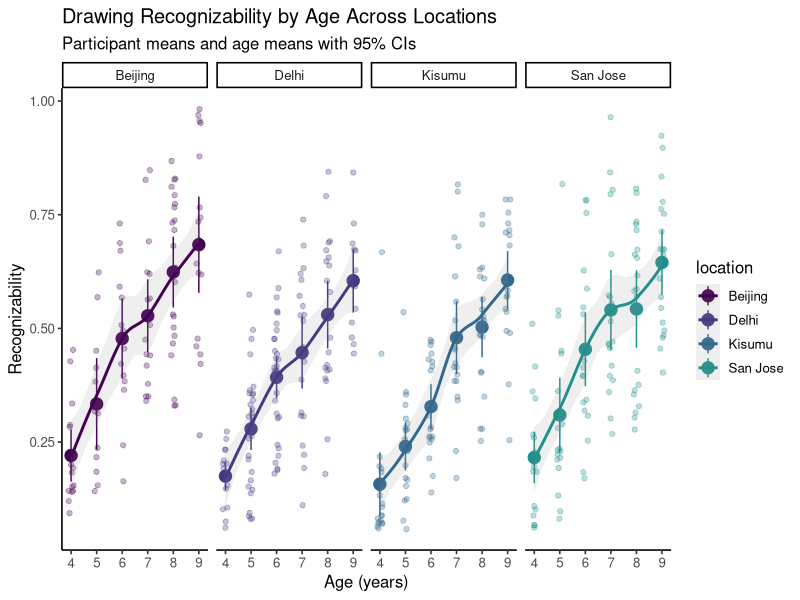
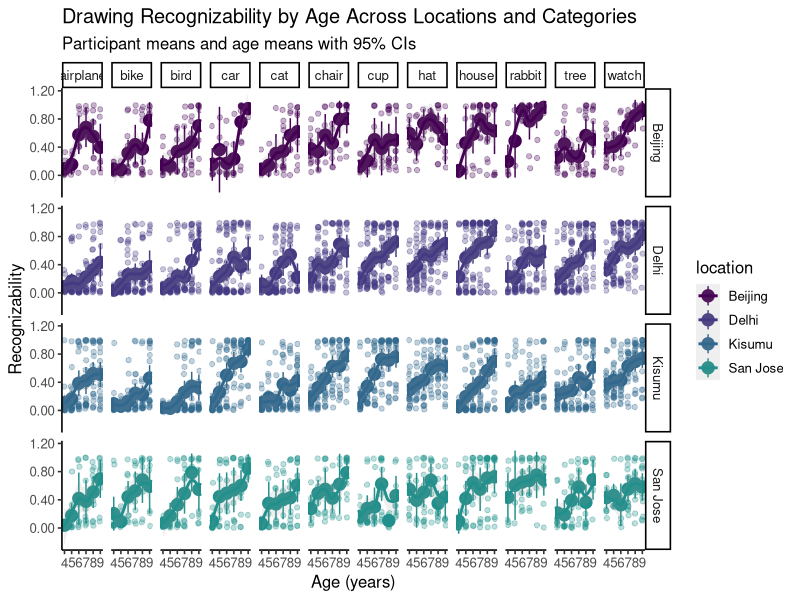
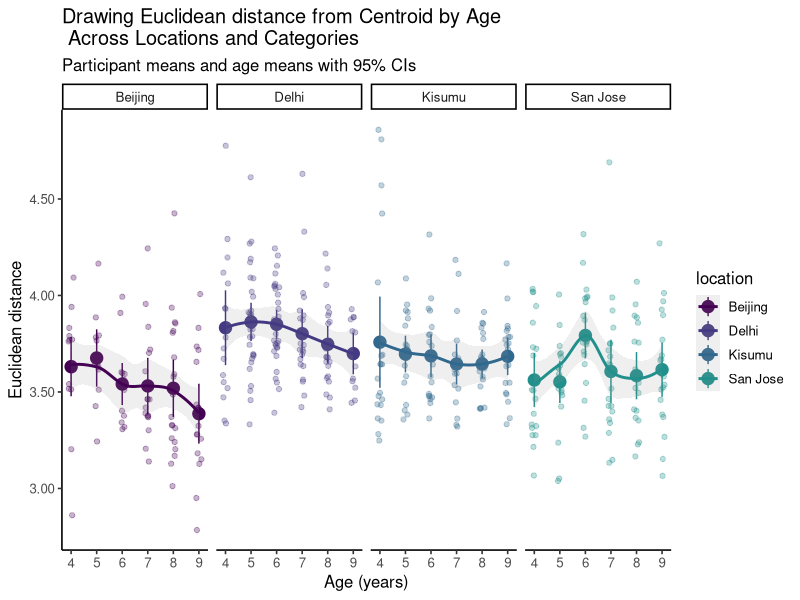
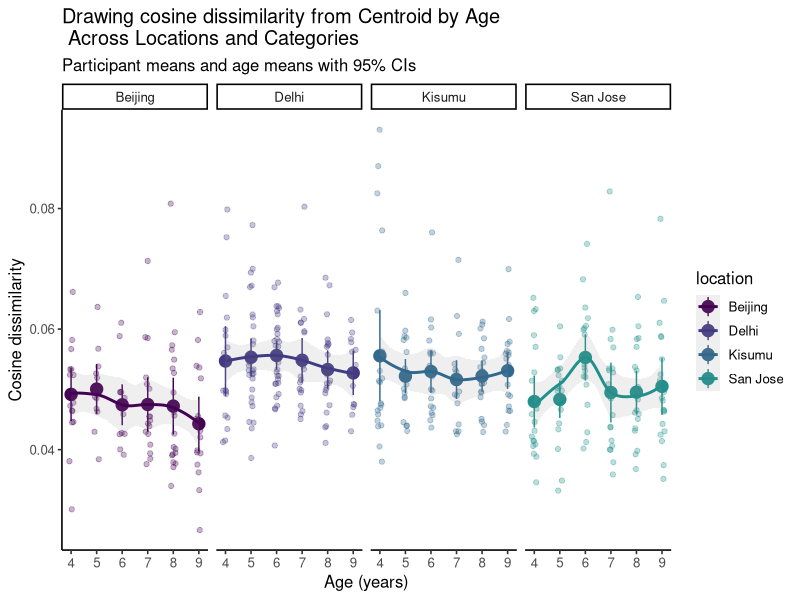
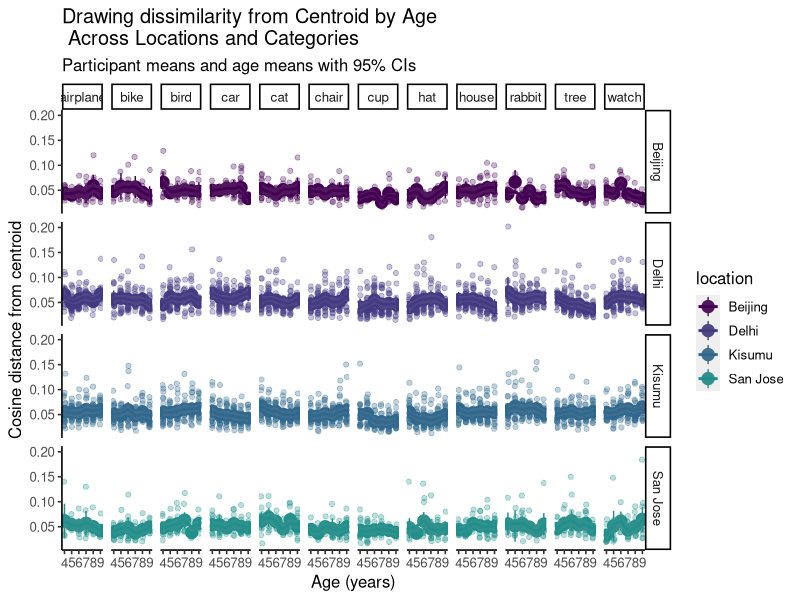
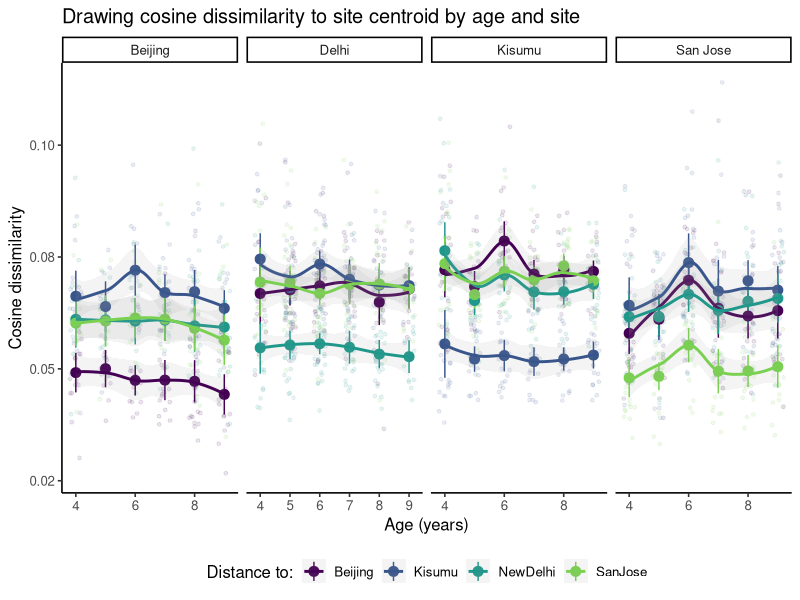
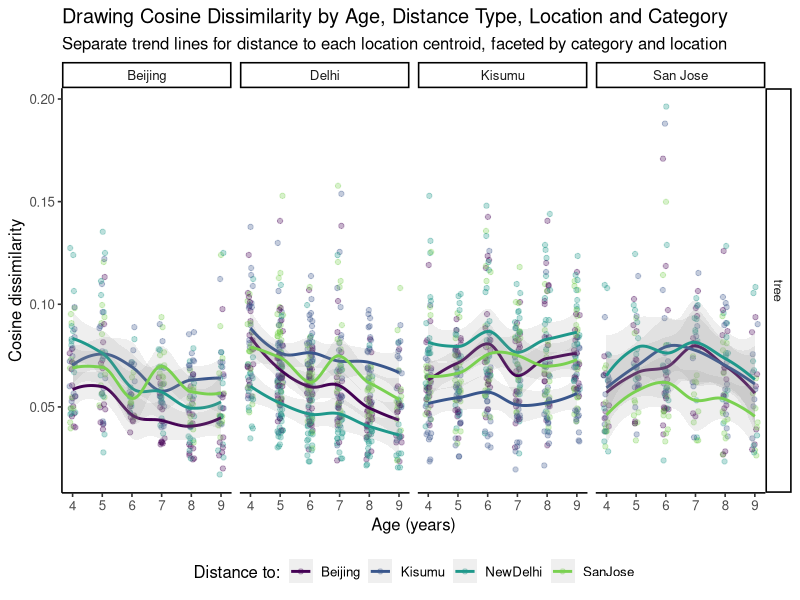
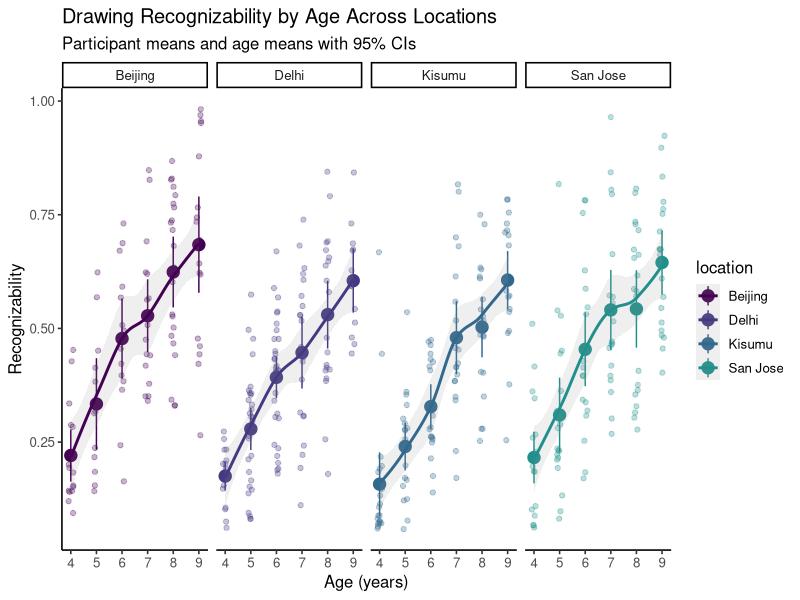

Write R code to recreate these figures, in order.
## ---- chunk 1
library(tidyverse)
library(readr)
library(scales)
library(viridis)
library(here)
library(stringr)
library(ggthemes)
## ---- chunk 2
# Helper function to summarize data
summarized_data <- function(data, x_var, y_var, group_var) {
  return(data %>%
           group_by_at(c(x_var, group_var)) %>%
           summarise(mean_value = mean(.data[[y_var]], na.rm = TRUE),
                     sd_value = sd(.data[[y_var]], na.rm = TRUE),
                     n = n(),
                     se = sd_value / sqrt(n()),
                     ci_lower = mean_value - qt(1 - (0.05 / 2), n - 1) * se,
                     ci_upper = mean_value + qt(1 - (0.05 / 2), n - 1) * se,
                     .groups = 'drop')
  )
}

# Flexible age plot function
age_plot <- function(df_participant, 
                     df_summary, 
                     x_var = "age", 
                     y_var, 
                     group_var = "location",
                     facet_var = NULL,
                     plot_title,
                     plot_subtitle = "Participant means and age means with 95% CIs",
                     y_label,
                     y_format = "number", # "percent" or "number"
                     smooth_method = "loess") {
  
  # Create base plot with participant-level data
  p <- ggplot(data = df_participant, 
              aes_string(color = group_var, x = x_var, y = y_var)) +
    # Participant-level means
    geom_jitter(alpha = 0.3, size = 1.5, width = 0.1) +
    # Age-level means with 95% CI
    geom_pointrange(data = df_summary,
                    aes(x = .data[[x_var]], 
                        y = mean_value,
                        ymin = ci_lower, 
                        ymax = ci_upper), 
                    size = 0.8) +
    # Smoothed trend
    geom_smooth(aes_string(x = x_var, y = y_var),
                method = smooth_method, se = TRUE, alpha = 0.15)
  #+coord_cartesian(ylim = c(NA, 1))
  
  # Add faceting - all plots in single row
  if (!is.null(facet_var)) {
    if (length(facet_var) == 1) {
      p <- p + facet_wrap(as.formula(paste("~", facet_var)), 
                          scales = "free_x", nrow = 1)
    } else if (length(facet_var) == 2) {
      p <- p + facet_grid(as.formula(paste(facet_var[1], "~", facet_var[2])), 
                          scales = "free_x")
    }
  } else {
    p <- p + facet_wrap(as.formula(paste("~", group_var)), nrow = 1)
  }
  
  # Format y-axis
  if (y_format == "percent") {
    p <- p + scale_y_continuous(labels = percent_format(accuracy = 1))
  } else {
    p <- p + scale_y_continuous(labels = number_format(accuracy = 0.01))
  }
  
  # Add labels and theme
  p <- p +
    labs(
      title = plot_title,
      subtitle = plot_subtitle,
      x = "Age (years)",
      y = y_label
    ) +
    scale_color_viridis_d(begin = 0, end = 0.5) +
    theme_classic(base_size = 12)
  
  # Add correlation if single facet
  #if (is.null(facet_var) || length(facet_var) == 1) {
  #  p <- p + ggpubr::stat_cor(alpha = 0.4)
  #}
  
  return(p)
}
## ---- chunk 3
df <- read.csv(here("data/clip_recognizability.csv")) |>
  filter(drawing_category %in% c("airplane", "bike", "bird", "hat", "rabbit", "watch",
                                 "cat", "house", "cup", "chair", "tree", "car")) |>
  group_by(location, age) |>
  filter(n_distinct(participant_id) > 3) |>
  mutate(location = case_when(
    location == "India" ~ "Delhi",
    location == "USA" ~ "San Jose",
    TRUE ~ location
  )) |>
    rename(distance_SanJose = distance_USA,
         distance_NewDelhi = distance_India) 

## ---- chunk 4
library(dplyr)
library(ggplot2)
library(scales)   # percent_format

# 1) participant‑level means
df_part <- df %>% 
  group_by(participant_id, age, location) %>%  # keep location for facets
  summarise(
    recognizability = mean(recognizability, na.rm = TRUE),
    across(starts_with("distance"), ~ mean(.x, na.rm = TRUE)),
    .groups = "drop"
  ) %>%
  filter(age < 10)

# 2) age‑wise mean + CI within each location
df_age_rec <- summarized_data(df_part, "age", "recognizability", "location")

# Create recognizability plots
rec.plot1 <- age_plot(
  df_participant = df_part,
  df_summary = df_age_rec,
  y_var = "recognizability",
  plot_title = "Drawing Recognizability by Age Across Locations",
  y_label = "Recognizability",
  y_format = "number"
)

df_part_cat <- df |>
  group_by(participant_id, age, location, drawing_category) |>
   summarise(recognizability = mean(recognizability, na.rm = TRUE),
            across(starts_with("distance"), ~ mean(.x, na.rm = TRUE)),
            .groups = "drop") |> filter(age < 10)

df_age_cat <- summarized_data(df_part_cat, "age", "recognizability", c("location", "drawing_category"))

rec.plot2 <- age_plot(
  df_participant = df_part_cat,
  df_summary = df_age_cat,
  y_var = "recognizability",
  plot_title = "Drawing Recognizability by Age Across Locations and Categories",
  plot_subtitle = "Participant means and age means with 95% CIs",
  y_label = "Recognizability",
  facet_var=c("location", "drawing_category"),
  y_format = "number"
)
## ---- chunk 5
rec.plot1
ggsave(here("data/figures/recognizability.svg"),rec.plot1, bg="white", device="pdf")
## ---- chunk 6
rec_single <- ggplot(data = df_part,
                     aes(color = location, fill = location, x = age, y = recognizability)) +
  # stat_smooth(method = "loess", geom = "ribbon", alpha = 0.1, span = 1, color = NA) +
  stat_smooth(geom = "line", alpha = 0.3, linewidth = 0.8, span = 1, se = FALSE) +
  scale_alpha_identity() +
  geom_pointrange(data = df_age_rec,
                  aes(x = age, 
                      y = mean_value,
                      ymin = ci_lower, 
                      ymax = ci_upper),
                  size = 0.8, 
                  alpha = 0.9,
                  show.legend = FALSE,
                  position = position_dodge(width = 0.4)) +
  geom_hline(yintercept = 1/12, linetype = "dotted") +
  scale_x_continuous(breaks = 4:9) + 
  scale_y_continuous(labels = number_format(accuracy = 0.01)) +
  scale_color_brewer(palette = "Set2") +
  scale_fill_brewer(palette = "Set2") +
  labs(x = "Age (years)", y = "Recognizability") +
  theme_few(base_size = 24) +
  guides(color = guide_legend(override.aes = list(alpha = 1, size = 3))) +
  theme(
    axis.title.y = element_text(margin = margin(r = 16)),
    axis.title.x = element_text(margin = margin(t = 10)),
    panel.border = element_blank(),
    axis.line = element_line()
  )

ggsave(here("data/figures/recognizability_single.pdf"),
       rec_single, bg = "white", width = 8, height = 6)
## ---- chunk 7
rec.plot2
ggsave(here("data/figures/recognizability_by_category_sites.png"),rec.plot2,width = 20, height=10, bg="white")
## ---- chunk 8
# For distance plot with categories:
df_age_dist <- summarized_data(df_part, "age", "distance", c("location"))
df_age_dist_euclidean <- summarized_data(df_part, "age", "distance_euclidean", c("location"))
df_age_dist_cat <- summarized_data(df_part_cat, "age", "distance", c("location", "drawing_category"))

centroid.plot1 <- age_plot(
  df_participant = df_part,
  df_summary = df_age_dist_euclidean,
  y_var = "distance_euclidean",
  plot_title = "Drawing Euclidean distance from Centroid by Age\n Across Locations and Categories",
  y_label = "Euclidean distance",
  y_format = "number"
)

centroid.plot2 <- age_plot(
  df_participant = df_part,
  df_summary = df_age_dist,
  y_var = "distance",
  plot_title = "Drawing cosine dissimilarity from Centroid by Age\n Across Locations and Categories",
  y_label = "Cosine dissimilarity",
  y_format = "number"
)

centroid.plot3 <- age_plot(
  df_participant = df_part_cat,
  df_summary = df_age_dist_cat,
  y_var = "distance",
  plot_title = "Drawing dissimilarity from Centroid by Age\n Across Locations and Categories",
  plot_subtitle = "Participant means and age means with 95% CIs",
  y_label = "Cosine distance from centroid",
  facet_var=c("location", "drawing_category"),
  y_format = "number"
)
## ---- chunk 9
centroid.plot1
## ---- chunk 10
centroid.plot2
ggsave(here("data/figures/centroid_distance_sites.png"),centroid.plot2, bg="white")
## ---- chunk 11
centroid.plot3
ggsave(here("data/figures/centroid_distance_by_category_sites.png"),centroid.plot3,width = 20, height=10, bg="white")
## ---- chunk 12
df_long <- df_part %>%
  select(location, age, participant_id, 
         distance_Beijing, distance_SanJose, distance_NewDelhi, distance_Kisumu) %>%
  pivot_longer(cols = starts_with("distance_"), 
               names_to = "distance_type", 
               values_to = "distance_value") %>%
  mutate(distance_type = gsub("distance_", "", distance_type))

df_site_dist <- summarized_data(df_long, "age", "distance_value", c("location", "distance_type"))

# Create the plot
plot.site.age <- ggplot(data = df_long, 
       aes(x = age, y = distance_value, color = distance_type)) +
  # Individual participant points
  geom_jitter(alpha = 0.1, size = 1, width = 0.2) +
  geom_pointrange(data = df_site_dist,
                    aes(x = age, 
                        y = mean_value,
                        ymin = ci_lower, 
                        ymax = ci_upper), 
                    size = 0.6) +  # Smoothed trend lines for each distance type
  geom_smooth(method = "loess", se = TRUE, alpha = 0.1) +
  # Facet by location
  facet_wrap(~location, nrow = 1, scales = "free_x") +
  # Format y-axis
  scale_y_continuous(labels = number_format(accuracy = 0.01)) +
  # Color scale
  scale_color_viridis_d(name = "Distance to:", 
                        begin = 0, end = 0.8) +
  # Labels and theme
  labs(
    title = "Drawing cosine dissimilarity to site centroid by age and site",
    x = "Age (years)",
    y = "Cosine dissimilarity"
  ) +
  theme_classic(base_size = 12) +
  theme(legend.position = "bottom")
plot.site.age
ggsave(here("figures/centroid_crosssite.png"), plot.site.age)
## ---- chunk 13
df_long <- df %>%
  select(location, age, participant_id, drawing_category, 
         distance_Beijing, distance_SanJose, distance_NewDelhi, distance_Kisumu) %>%
  pivot_longer(cols = starts_with("distance_"), 
               names_to = "distance_type", 
               values_to = "distance_value") %>%
  mutate(distance_type = gsub("distance_", "", distance_type))


# Create the plot
ggplot(data = df_long |> filter(drawing_category %in% c("tree")),
       aes(x = age, y = distance_value, color = distance_type)) +
  # Individual participant points
  geom_jitter(alpha = 0.3, size = 1.5, width = 0.1) +
  # Smoothed trend lines for each distance type
  geom_smooth(method = "loess", se = TRUE, alpha = 0.15) +
  # Facet by location and category
  facet_grid(drawing_category ~ location, scales = "free_x") +
  # Format y-axis
  scale_y_continuous(labels = number_format(accuracy = 0.01)) +
  # Color scale
  scale_color_viridis_d(name = "Distance to:", 
                        begin = 0, end = 0.8) +
  # Labels and theme
  labs(
    title = "Drawing Cosine Dissimilarity by Age, Distance Type, Location and Category",
    subtitle = "Separate trend lines for distance to each location centroid, faceted by category and location",
    x = "Age (years)",
    y = "Cosine dissimilarity"
  ) +
  theme_classic(base_size = 12) +
  theme(legend.position = "bottom")
## ---- chunk 14

# First, check what the unique values are to know what you're selecting
#unique(df$drawing_category)  # to see category options
#unique(df$location)          # to see location options
#target_category <- sort(unique(df$drawing_category))[1]  # first category
#target_location <- sort(unique(df$location))[1]          # first location

# Filter and reshape data for the specific facet
#df_filtered <- df %>%
#  # filter(drawing_category == target_category, 
#  #        location == target_location) %>%
#   select(location, age, participant_id, drawing_category, 
#          distance_Beijing, distance_Kisumu, distance_SanJose, distance_NewDelhi) %>%
#   pivot_longer(cols = starts_with("distance_"), 
#                names_to = "distance_type", 
#                values_to = "distance_value") %>%
#   mutate(distance_type = gsub("distance_", "", distance_type))
# 
# # Create the zoomed plot for just this facet
# ggplot(data = df_filtered, 
#        aes(x = age, y = distance_value, color = distance_type)) +
#   # Individual participant points
#   geom_jitter(alpha = 0.5, size = 2, width = 0.1) +
#   # Smoothed trend lines for each distance type
#   geom_smooth(method = "loess", se = TRUE, alpha = 0.2, size = 1.2) +
#   # Format y-axis
#   scale_y_continuous(labels = number_format(accuracy = 0.01)) +
#   # Color scale
#   scale_color_viridis_d(name = "Distance to:", 
#                         begin = 0, end = 0.8) +
#   # Labels and theme
#   labs(
#     title = paste0("Drawing Cosine Dissimilarity: ", target_category, " in ", target_location),
#     subtitle = "Zoomed view of single facet with trend lines for each distance type",
#     x = "Age (years)",
#     y = "Cosine dissimilarity"
#   ) +
#   theme_classic(base_size = 14) +
#   theme(legend.position = "right")
#   # Optional: add correlation statistics
#   # ggpubr::stat_cor(aes(label = paste(..rr.label.., ..p.label.., sep = "~`,`~")), 
#   #                  label.x.npc = "left", label.y.npc = "top", size = 3)
